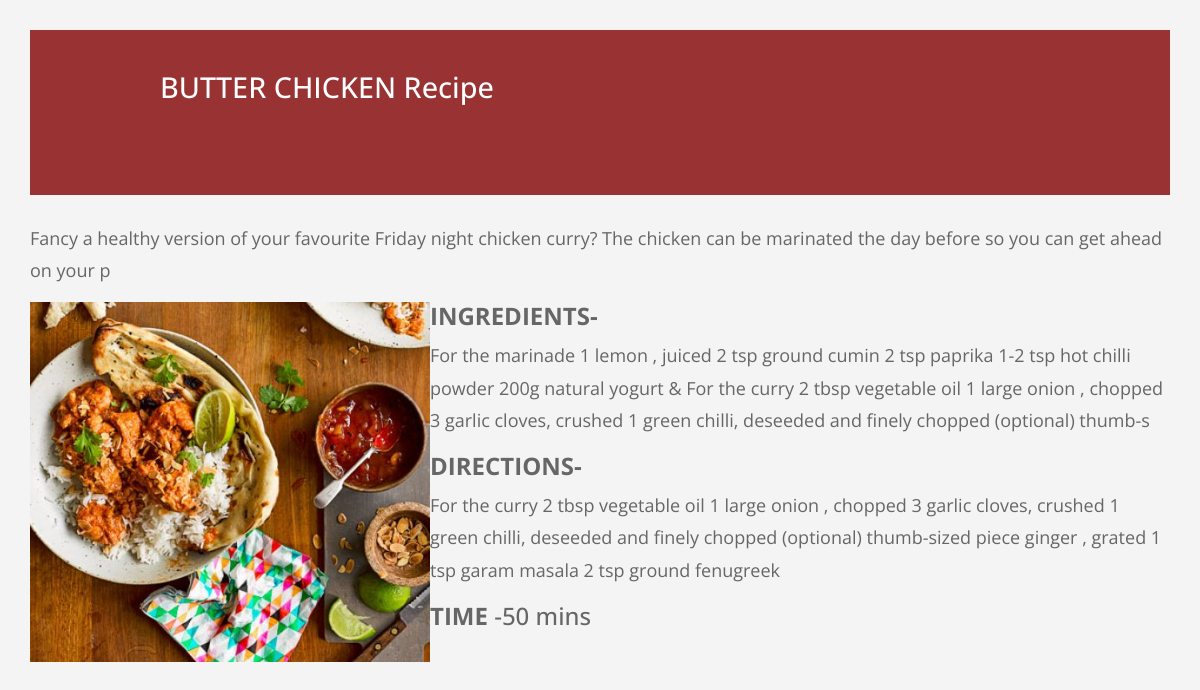
Before: /search/BUTTER CHICKEN/ (signed in) with the older database file.
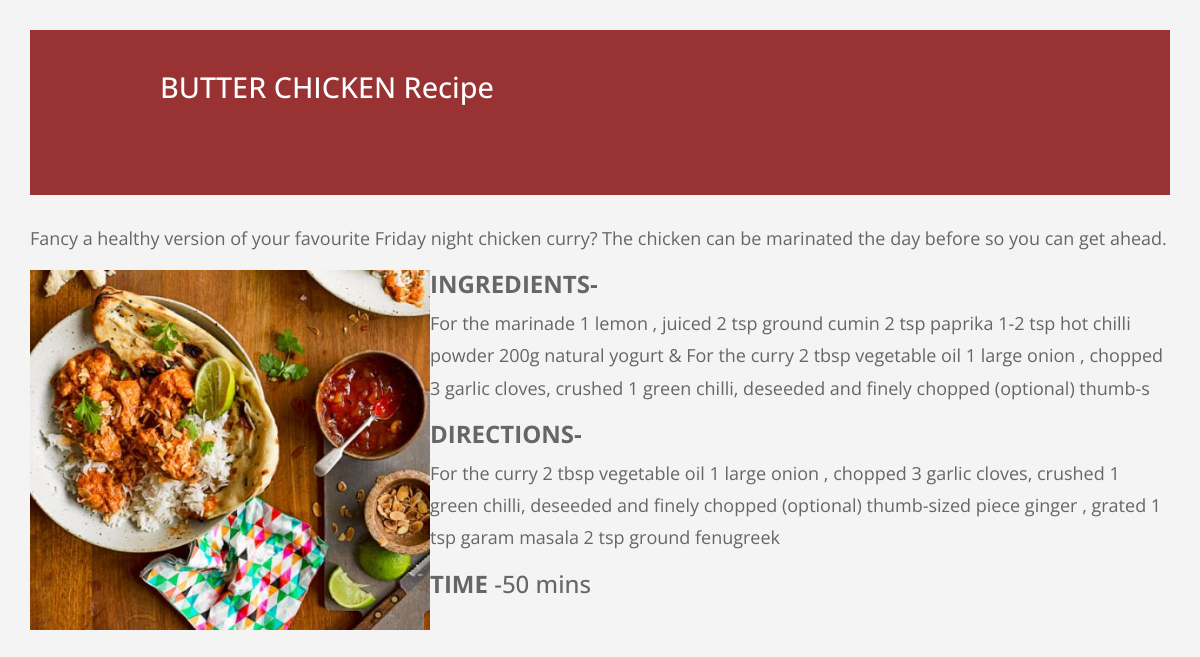
After: the same page with the newer database file.
### firstapp/models.py (models this page shows)
class modeltable(models.Model):
    name=models.CharField(max_length=264)
    ingredients=models.CharField(max_length=264)
    time=models.CharField(max_length=264)
    directions=models.CharField(max_length=264)
    description=models.CharField(max_length=264)
    image=models.FileField(upload_to='fileupload')

### firstapp/views.py (the view)
# urls.py: path('search/<file>/',user_views.search,name='search'),
@login_required
def search(request,file):
    data=models.modeltable.objects.get(name=file)
    dict={'display':data}
    return render(request,'recipe.html',context=dict)

### templates/recipe.html
{% extends "ind.html" %}
{% block content %}
<div class="col-lg-12 tm-form-header pl-5 pr-5">
  <h2 class="tm-container-inner tm-text-color-white">{{display.name}} Recipe </h2>
</div>
<br>
  {% if display %}
      <p>{{display.description}}</p>
      <img src="{{ display.image.url }}" height="360" width="400" align="left" border="1">
      <h4><B>INGREDIENTS-</B></h4>
      <p>{{display.ingredients}}</p>
      <h4><B>DIRECTIONS-</B></h4>
      <p>{{display.directions}}</p>
      <h4><B>TIME</B> -{{display.time}}</h4>
      <br>
  {% else %}
    <h4>NOT FOUND</h4>
  {% endif %}
{% endblock %}

Changed rows visible on the page:
changed modeltable "BUTTER CHICKEN": description "Fancy a healthy version of your favourite Friday night chicken curry? The chicken can be marinated the day before so you can get ahead on your p" → "Fancy a healthy version of your favourite Friday night chicken curry? The chicken can be marinated the day before so you can get ahead."
